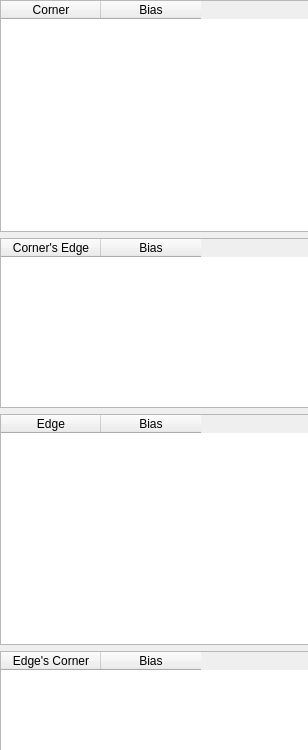
<?xml version="1.0" encoding="UTF-8"?>
<ui version="4.0">
 <class>CornerEdge</class>
 <widget class="QDialog" name="CornerEdge">
  <property name="geometry">
   <rect>
    <x>0</x>
    <y>0</y>
    <width>308</width>
    <height>750</height>
   </rect>
  </property>
  <property name="windowTitle">
   <string>Dialog</string>
  </property>
  <widget class="QWidget" name="verticalLayoutWidget">
   <property name="geometry">
    <rect>
     <x>0</x>
     <y>0</y>
     <width>311</width>
     <height>751</height>
    </rect>
   </property>
   <layout class="QVBoxLayout" name="verticalLayout">
    <item>
     <widget class="QTableWidget" name="corner_tbl0">
      <property name="focusPolicy">
       <enum>Qt::NoFocus</enum>
      </property>
      <column>
       <property name="text">
        <string>Corner</string>
       </property>
      </column>
      <column>
       <property name="text">
        <string>Bias</string>
       </property>
      </column>
     </widget>
    </item>
    <item>
     <widget class="QTableWidget" name="edge_tbl1">
      <property name="maximumSize">
       <size>
        <width>16777215</width>
        <height>170</height>
       </size>
      </property>
      <property name="focusPolicy">
       <enum>Qt::NoFocus</enum>
      </property>
      <column>
       <property name="text">
        <string>Corner's Edge</string>
       </property>
      </column>
      <column>
       <property name="text">
        <string>Bias</string>
       </property>
      </column>
     </widget>
    </item>
    <item>
     <widget class="QTableWidget" name="edge_tb0">
      <property name="focusPolicy">
       <enum>Qt::NoFocus</enum>
      </property>
      <column>
       <property name="text">
        <string>Edge</string>
       </property>
      </column>
      <column>
       <property name="text">
        <string>Bias</string>
       </property>
      </column>
     </widget>
    </item>
    <item>
     <widget class="QTableWidget" name="corner_tbl1">
      <property name="maximumSize">
       <size>
        <width>16777215</width>
        <height>100</height>
       </size>
      </property>
      <property name="focusPolicy">
       <enum>Qt::NoFocus</enum>
      </property>
      <column>
       <property name="text">
        <string>Edge's Corner</string>
       </property>
      </column>
      <column>
       <property name="text">
        <string>Bias</string>
       </property>
      </column>
     </widget>
    </item>
   </layout>
  </widget>
 </widget>
 <resources/>
 <connections/>
</ui>
